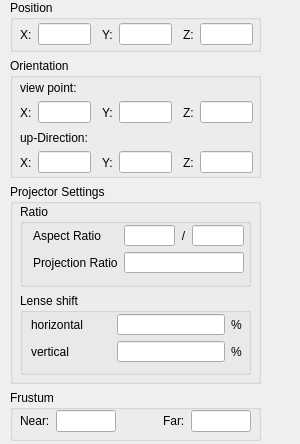
            <widget class="QWidget" name="pageProj">
             <property name="geometry">
              <rect>
               <x>0</x>
               <y>0</y>
               <width>300</width>
               <height>444</height>
              </rect>
             </property>
             <attribute name="label">
              <string>Projector</string>
             </attribute>
             <widget class="QWidget" name="layoutWidget_3">
              <property name="geometry">
               <rect>
                <x>10</x>
                <y>0</y>
                <width>251</width>
                <height>441</height>
               </rect>
              </property>
              <layout class="QVBoxLayout" name="verticalLayout_2">
               <item>
                <widget class="QGroupBox" name="groupBox_4">
                 <property name="minimumSize">
                  <size>
                   <width>0</width>
                   <height>50</height>
                  </size>
                 </property>
                 <property name="title">
                  <string>Position</string>
                 </property>
                 <widget class="QWidget" name="layout9">
                  <property name="geometry">
                   <rect>
                    <x>10</x>
                    <y>20</y>
                    <width>233</width>
                    <height>29</height>
                   </rect>
                  </property>
                  <layout class="QHBoxLayout" name="_5">
                   <item>
                    <widget class="QLabel" name="txtLableX_3">
                     <property name="text">
                      <string>X:</string>
                     </property>
                     <property name="wordWrap">
                      <bool>false</bool>
                     </property>
                    </widget>
                   </item>
                   <item>
                    <widget class="QLineEdit" name="edtProjPosX">
                     <property name="sizePolicy">
                      <sizepolicy hsizetype="Preferred" vsizetype="Fixed">
                       <horstretch>0</horstretch>
                       <verstretch>0</verstretch>
                      </sizepolicy>
                     </property>
                     <property name="minimumSize">
                      <size>
                       <width>40</width>
                       <height>0</height>
                      </size>
                     </property>
                     <property name="toolTip">
                      <string>x-position</string>
                     </property>
                     <property name="inputMask">
                      <string comment="nur double-Werte mit Vorzeichen"/>
                     </property>
                     <property name="text">
                      <string/>
                     </property>
                    </widget>
                   </item>
                   <item>
                    <spacer name="spacer4_3_2_2">
                     <property name="orientation">
                      <enum>Qt::Horizontal</enum>
                     </property>
                     <property name="sizeType">
                      <enum>QSizePolicy::Minimum</enum>
                     </property>
                     <property name="sizeHint" stdset="0">
                      <size>
                       <width>5</width>
                       <height>20</height>
                      </size>
                     </property>
                    </spacer>
                   </item>
                   <item>
                    <widget class="QLabel" name="txtLableY_3">
                     <property name="text">
                      <string>Y:</string>
                     </property>
                     <property name="wordWrap">
                      <bool>false</bool>
                     </property>
                    </widget>
                   </item>
                   <item>
                    <widget class="QLineEdit" name="edtProjPosY">
                     <property name="sizePolicy">
                      <sizepolicy hsizetype="Preferred" vsizetype="Fixed">
                       <horstretch>0</horstretch>
                       <verstretch>0</verstretch>
                      </sizepolicy>
                     </property>
                     <property name="minimumSize">
                      <size>
                       <width>40</width>
                       <height>0</height>
                      </size>
                     </property>
                     <property name="toolTip">
                      <string>y-position</string>
                     </property>
                     <property name="inputMask">
                      <string/>
                     </property>
                    </widget>
                   </item>
                   <item>
                    <spacer name="spacer4_3_2_3">
                     <property name="orientation">
                      <enum>Qt::Horizontal</enum>
                     </property>
                     <property name="sizeType">
                      <enum>QSizePolicy::Minimum</enum>
                     </property>
                     <property name="sizeHint" stdset="0">
                      <size>
                       <width>5</width>
                       <height>20</height>
                      </size>
                     </property>
                    </spacer>
                   </item>
                   <item>
                    <widget class="QLabel" name="txtLableZ_3">
                     <property name="text">
                      <string>Z:</string>
                     </property>
                     <property name="wordWrap">
                      <bool>false</bool>
                     </property>
                    </widget>
                   </item>
                   <item>
                    <widget class="QLineEdit" name="edtProjPosZ">
                     <property name="sizePolicy">
                      <sizepolicy hsizetype="Preferred" vsizetype="Fixed">
                       <horstretch>0</horstretch>
                       <verstretch>0</verstretch>
                      </sizepolicy>
                     </property>
                     <property name="minimumSize">
                      <size>
                       <width>40</width>
                       <height>0</height>
                      </size>
                     </property>
                     <property name="toolTip">
                      <string>z-position</string>
                     </property>
                     <property name="inputMask">
                      <string/>
                     </property>
                    </widget>
                   </item>
                  </layout>
                 </widget>
                </widget>
               </item>
               <item>
                <widget class="QGroupBox" name="groupBox_5">
                 <property name="minimumSize">
                  <size>
                   <width>0</width>
                   <height>120</height>
                  </size>
                 </property>
                 <property name="title">
                  <string>Orientation</string>
                 </property>
                 <widget class="QWidget" name="layout11">
                  <property name="geometry">
                   <rect>
                    <x>10</x>
                    <y>40</y>
                    <width>233</width>
                    <height>29</height>
                   </rect>
                  </property>
                  <layout class="QHBoxLayout" name="_6">
                   <item>
                    <widget class="QLabel" name="txtLableX_2_2_2">
                     <property name="text">
                      <string>X:</string>
                     </property>
                     <property name="wordWrap">
                      <bool>false</bool>
                     </property>
                    </widget>
                   </item>
                   <item>
                    <widget class="QLineEdit" name="edtProjOriX">
                     <property name="sizePolicy">
                      <sizepolicy hsizetype="Preferred" vsizetype="Fixed">
                       <horstretch>0</horstretch>
                       <verstretch>0</verstretch>
                      </sizepolicy>
                     </property>
                     <property name="minimumSize">
                      <size>
                       <width>40</width>
                       <height>0</height>
                      </size>
                     </property>
                     <property name="toolTip">
                      <string>x-koord of view point</string>
                     </property>
                     <property name="inputMask">
                      <string/>
                     </property>
                     <property name="text">
                      <string/>
                     </property>
                    </widget>
                   </item>
                   <item>
                    <spacer name="spacer4_3_2_2_4">
                     <property name="orientation">
                      <enum>Qt::Horizontal</enum>
                     </property>
                     <property name="sizeType">
                      <enum>QSizePolicy::Minimum</enum>
                     </property>
                     <property name="sizeHint" stdset="0">
                      <size>
                       <width>5</width>
                       <height>20</height>
                      </size>
                     </property>
                    </spacer>
                   </item>
                   <item>
                    <widget class="QLabel" name="txtLableY_2_2_2">
                     <property name="text">
                      <string>Y:</string>
                     </property>
                     <property name="wordWrap">
                      <bool>false</bool>
                     </property>
                    </widget>
                   </item>
                   <item>
                    <widget class="QLineEdit" name="edtProjOriY">
                     <property name="sizePolicy">
                      <sizepolicy hsizetype="Preferred" vsizetype="Fixed">
                       <horstretch>0</horstretch>
                       <verstretch>0</verstretch>
                      </sizepolicy>
                     </property>
                     <property name="minimumSize">
                      <size>
                       <width>40</width>
                       <height>0</height>
                      </size>
                     </property>
                     <property name="toolTip">
                      <string>y-koord of view point</string>
                     </property>
                     <property name="inputMask">
                      <string/>
                     </property>
                    </widget>
                   </item>
                   <item>
                    <spacer name="spacer4_3_2_2_5">
                     <property name="orientation">
                      <enum>Qt::Horizontal</enum>
                     </property>
                     <property name="sizeType">
                      <enum>QSizePolicy::Minimum</enum>
                     </property>
                     <property name="sizeHint" stdset="0">
                      <size>
                       <width>5</width>
                       <height>20</height>
                      </size>
                     </property>
                    </spacer>
                   </item>
                   <item>
                    <widget class="QLabel" name="txtLableZ_2_2_2">
                     <property name="text">
                      <string>Z:</string>
                     </property>
                     <property name="wordWrap">
                      <bool>false</bool>
                     </property>
                    </widget>
                   </item>
                   <item>
                    <widget class="QLineEdit" name="edtProjOriZ">
                     <property name="sizePolicy">
                      <sizepolicy hsizetype="Preferred" vsizetype="Fixed">
                       <horstretch>0</horstretch>
                       <verstretch>0</verstretch>
                      </sizepolicy>
                     </property>
                     <property name="minimumSize">
                      <size>
                       <width>40</width>
                       <height>0</height>
                      </size>
                     </property>
                     <property name="toolTip">
                      <string>z-koord of view point</string>
                     </property>
                     <property name="inputMask">
                      <string/>
                     </property>
                    </widget>
                   </item>
                  </layout>
                 </widget>
                 <widget class="QLabel" name="textLabel2">
                  <property name="geometry">
                   <rect>
                    <x>10</x>
                    <y>20</y>
                    <width>80</width>
                    <height>20</height>
                   </rect>
                  </property>
                  <property name="text">
                   <string>view point:</string>
                  </property>
                  <property name="wordWrap">
                   <bool>false</bool>
                  </property>
                 </widget>
                 <widget class="QWidget" name="layout11_2">
                  <property name="geometry">
                   <rect>
                    <x>10</x>
                    <y>90</y>
                    <width>233</width>
                    <height>29</height>
                   </rect>
                  </property>
                  <layout class="QHBoxLayout" name="_7">
                   <item>
                    <widget class="QLabel" name="txtLableX_2_2_2_2">
                     <property name="text">
                      <string>X:</string>
                     </property>
                     <property name="wordWrap">
                      <bool>false</bool>
                     </property>
                    </widget>
                   </item>
                   <item>
                    <widget class="QLineEdit" name="edtProjRotX">
                     <property name="sizePolicy">
                      <sizepolicy hsizetype="Preferred" vsizetype="Fixed">
                       <horstretch>0</horstretch>
                       <verstretch>0</verstretch>
                      </sizepolicy>
                     </property>
                     <property name="minimumSize">
                      <size>
                       <width>40</width>
                       <height>0</height>
                      </size>
                     </property>
                     <property name="toolTip">
                      <string>x-rotation in degree</string>
                     </property>
                     <property name="inputMask">
                      <string/>
                     </property>
                     <property name="text">
                      <string/>
                     </property>
                    </widget>
                   </item>
                   <item>
                    <spacer name="spacer4_3_2_2_4_2">
                     <property name="orientation">
                      <enum>Qt::Horizontal</enum>
                     </property>
                     <property name="sizeType">
                      <enum>QSizePolicy::Minimum</enum>
                     </property>
                     <property name="sizeHint" stdset="0">
                      <size>
                       <width>5</width>
                       <height>20</height>
                      </size>
                     </property>
                    </spacer>
                   </item>
                   <item>
                    <widget class="QLabel" name="txtLableY_2_2_2_2">
                     <property name="text">
                      <string>Y:</string>
                     </property>
                     <property name="wordWrap">
                      <bool>false</bool>
                     </property>
                    </widget>
                   </item>
                   <item>
                    <widget class="QLineEdit" name="edtProjRotY">
                     <property name="sizePolicy">
                      <sizepolicy hsizetype="Preferred" vsizetype="Fixed">
                       <horstretch>0</horstretch>
                       <verstretch>0</verstretch>
                      </sizepolicy>
                     </property>
                     <property name="minimumSize">
                      <size>
                       <width>40</width>
                       <height>0</height>
                      </size>
                     </property>
                     <property name="toolTip">
                      <string>y-rotation in degree</string>
                     </property>
                     <property name="inputMask">
                      <string/>
                     </property>
                    </widget>
                   </item>
                   <item>
                    <spacer name="spacer4_3_2_2_5_2">
                     <property name="orientation">
                      <enum>Qt::Horizontal</enum>
                     </property>
                     <property name="sizeType">
                      <enum>QSizePolicy::Minimum</enum>
                     </property>
                     <property name="sizeHint" stdset="0">
                      <size>
                       <width>5</width>
                       <height>20</height>
                      </size>
                     </property>
                    </spacer>
                   </item>
                   <item>
                    <widget class="QLabel" name="txtLableZ_2_2_2_2">
                     <property name="text">
                      <string>Z:</string>
                     </property>
                     <property name="wordWrap">
                      <bool>false</bool>
                     </property>
                    </widget>
                   </item>
                   <item>
                    <widget class="QLineEdit" name="edtProjRotZ">
                     <property name="sizePolicy">
                      <sizepolicy hsizetype="Preferred" vsizetype="Fixed">
                       <horstretch>0</horstretch>
                       <verstretch>0</verstretch>
                      </sizepolicy>
                     </property>
                     <property name="minimumSize">
                      <size>
                       <width>40</width>
                       <height>0</height>
                      </size>
                     </property>
                     <property name="toolTip">
                      <string>z-rotation in degree</string>
                     </property>
                     <property name="inputMask">
                      <string/>
                     </property>
                    </widget>
                   </item>
                  </layout>
                 </widget>
                 <widget class="QLabel" name="textLabel2_2">
                  <property name="geometry">
                   <rect>
                    <x>10</x>
                    <y>70</y>
                    <width>71</width>
                    <height>20</height>
                   </rect>
                  </property>
                  <property name="text">
                   <string>up-Direction:</string>
                  </property>
                  <property name="wordWrap">
                   <bool>false</bool>
                  </property>
                 </widget>
                </widget>
               </item>
               <item>
                <widget class="QGroupBox" name="groupBox_6">
                 <property name="minimumSize">
                  <size>
                   <width>0</width>
                   <height>200</height>
                  </size>
                 </property>
                 <property name="title">
                  <string>Projector Settings</string>
                 </property>
                 <widget class="QWidget" name="layoutWidget_4">
                  <property name="geometry">
                   <rect>
                    <x>10</x>
                    <y>20</y>
                    <width>231</width>
                    <height>171</height>
                   </rect>
                  </property>
                  <layout class="QVBoxLayout" name="verticalLayout_4">
                   <item>
                    <widget class="QGroupBox" name="groupBox_7">
                     <property name="title">
                      <string>Ratio</string>
                     </property>
                     <widget class="QWidget" name="layoutWidget_5">
                      <property name="geometry">
                       <rect>
                        <x>13</x>
                        <y>21</y>
                        <width>211</width>
                        <height>48</height>
                       </rect>
                      </property>
                      <layout class="QGridLayout" name="gridLayout">
                       <item row="0" column="0">
                        <widget class="QLabel" name="textLabel2_3">
                         <property name="minimumSize">
                          <size>
                           <width>80</width>
                           <height>0</height>
                          </size>
                         </property>
                         <property name="text">
                          <string>Aspect Ratio</string>
                         </property>
                         <property name="wordWrap">
                          <bool>false</bool>
                         </property>
                        </widget>
                       </item>
                       <item row="0" column="1">
                        <widget class="QLineEdit" name="edtProjARw">
                         <property name="sizePolicy">
                          <sizepolicy hsizetype="Preferred" vsizetype="Fixed">
                           <horstretch>0</horstretch>
                           <verstretch>0</verstretch>
                          </sizepolicy>
                         </property>
                         <property name="minimumSize">
                          <size>
                           <width>40</width>
                           <height>0</height>
                          </size>
                         </property>
                         <property name="toolTip">
                          <string>Aspect Ratio (ProjWidth/ProjHeight)</string>
                         </property>
                        </widget>
                       </item>
                       <item row="0" column="2">
                        <widget class="QLabel" name="label">
                         <property name="text">
                          <string>/</string>
                         </property>
                         <property name="alignment">
                          <set>Qt::AlignCenter</set>
                         </property>
                        </widget>
                       </item>
                       <item row="0" column="3">
                        <widget class="QLineEdit" name="edtProjARh">
                         <property name="sizePolicy">
                          <sizepolicy hsizetype="Preferred" vsizetype="Fixed">
                           <horstretch>0</horstretch>
                           <verstretch>0</verstretch>
                          </sizepolicy>
                         </property>
                         <property name="minimumSize">
                          <size>
                           <width>40</width>
                           <height>0</height>
                          </size>
                         </property>
                         <property name="toolTip">
                          <string>Aspect Ratio (ProjWidth/ProjHeight)</string>
                         </property>
                        </widget>
                       </item>
                       <item row="1" column="0">
                        <widget class="QLabel" name="textLabel2_3_2">
                         <property name="text">
                          <string>Projection Ratio</string>
                         </property>
                         <property name="wordWrap">
                          <bool>false</bool>
                         </property>
                        </widget>
                       </item>
                       <item row="1" column="1" colspan="3">
                        <widget class="QLineEdit" name="edtProjPR">
                         <property name="sizePolicy">
                          <sizepolicy hsizetype="Preferred" vsizetype="Fixed">
                           <horstretch>0</horstretch>
                           <verstretch>0</verstretch>
                          </sizepolicy>
                         </property>
                         <property name="minimumSize">
                          <size>
                           <width>40</width>
                           <height>0</height>
                          </size>
                         </property>
                         <property name="toolTip">
                          <string>Projection Ratio (Distance/ProjectionSize)</string>
                         </property>
                        </widget>
                       </item>
                      </layout>
                     </widget>
                    </widget>
                   </item>
                   <item>
                    <widget class="QGroupBox" name="groupBox_8">
                     <property name="title">
                      <string>Lense shift</string>
                     </property>
                     <widget class="QWidget" name="layoutWidget_6">
                      <property name="geometry">
                       <rect>
                        <x>11</x>
                        <y>21</y>
                        <width>211</width>
                        <height>48</height>
                       </rect>
                      </property>
                      <layout class="QGridLayout" name="gridLayout_2">
                       <item row="0" column="0">
                        <widget class="QLabel" name="textLabel2_3_2_2_2_2">
                         <property name="minimumSize">
                          <size>
                           <width>80</width>
                           <height>0</height>
                          </size>
                         </property>
                         <property name="text">
                          <string>horizontal</string>
                         </property>
                         <property name="wordWrap">
                          <bool>false</bool>
                         </property>
                        </widget>
                       </item>
                       <item row="0" column="1">
                        <widget class="QLineEdit" name="edtProjLsH">
                         <property name="sizePolicy">
                          <sizepolicy hsizetype="Preferred" vsizetype="Fixed">
                           <horstretch>0</horstretch>
                           <verstretch>0</verstretch>
                          </sizepolicy>
                         </property>
                         <property name="minimumSize">
                          <size>
                           <width>40</width>
                           <height>0</height>
                          </size>
                         </property>
                         <property name="toolTip">
                          <string>Horizontal lens shift in percent of the projection width</string>
                         </property>
                        </widget>
                       </item>
                       <item row="0" column="2">
                        <widget class="QLabel" name="textLabel3">
                         <property name="text">
                          <string>%</string>
                         </property>
                         <property name="wordWrap">
                          <bool>false</bool>
                         </property>
                        </widget>
                       </item>
                       <item row="1" column="0">
                        <widget class="QLabel" name="textLabel2_3_2_2_2_2_2">
                         <property name="text">
                          <string>vertical</string>
                         </property>
                         <property name="wordWrap">
                          <bool>false</bool>
                         </property>
                        </widget>
                       </item>
                       <item row="1" column="1">
                        <widget class="QLineEdit" name="edtProjLsV">
                         <property name="sizePolicy">
                          <sizepolicy hsizetype="Preferred" vsizetype="Fixed">
                           <horstretch>0</horstretch>
                           <verstretch>0</verstretch>
                          </sizepolicy>
                         </property>
                         <property name="minimumSize">
                          <size>
                           <width>40</width>
                           <height>0</height>
                          </size>
                         </property>
                         <property name="toolTip">
                          <string>Vertical lens shift in percent of the projection height</string>
                         </property>
                        </widget>
                       </item>
                       <item row="1" column="2">
                        <widget class="QLabel" name="textLabel3_2">
                         <property name="text">
                          <string>%</string>
                         </property>
                         <property name="wordWrap">
                          <bool>false</bool>
                         </property>
                        </widget>
                       </item>
                      </layout>
                     </widget>
                    </widget>
                   </item>
                  </layout>
                 </widget>
                </widget>
               </item>
               <item>
                <widget class="QGroupBox" name="groupBox_9">
                 <property name="minimumSize">
                  <size>
                   <width>0</width>
                   <height>50</height>
                  </size>
                 </property>
                 <property name="title">
                  <string>Frustum</string>
                 </property>
                 <widget class="QWidget" name="layoutWidget">
                  <property name="geometry">
                   <rect>
                    <x>10</x>
                    <y>20</y>
                    <width>231</width>
                    <height>22</height>
                   </rect>
                  </property>
                  <layout class="QHBoxLayout" name="horizontalLayout">
                   <item>
                    <widget class="QLabel" name="textLabel2_3_2_2">
                     <property name="minimumSize">
                      <size>
                       <width>0</width>
                       <height>0</height>
                      </size>
                     </property>
                     <property name="text">
                      <string>Near:</string>
                     </property>
                     <property name="wordWrap">
                      <bool>false</bool>
                     </property>
                    </widget>
                   </item>
                   <item>
                    <widget class="QLineEdit" name="edtProjNear">
                     <property name="sizePolicy">
                      <sizepolicy hsizetype="Preferred" vsizetype="Fixed">
                       <horstretch>0</horstretch>
                       <verstretch>0</verstretch>
                      </sizepolicy>
                     </property>
                     <property name="minimumSize">
                      <size>
                       <width>40</width>
                       <height>0</height>
                      </size>
                     </property>
                     <property name="toolTip">
                      <string>Near clipping plane of the projection frustum</string>
                     </property>
                    </widget>
                   </item>
                   <item>
                    <spacer name="horizontalSpacer">
                     <property name="orientation">
                      <enum>Qt::Horizontal</enum>
                     </property>
                     <property name="sizeHint" stdset="0">
                      <size>
                       <width>90</width>
                       <height>20</height>
                      </size>
                     </property>
                    </spacer>
                   </item>
                   <item>
                    <widget class="QLabel" name="textLabel2_3_2_2_2">
                     <property name="text">
                      <string>Far:</string>
                     </property>
                     <property name="wordWrap">
                      <bool>false</bool>
                     </property>
                    </widget>
                   </item>
                   <item>
                    <widget class="QLineEdit" name="edtProjFar">
                     <property name="sizePolicy">
                      <sizepolicy hsizetype="Preferred" vsizetype="Fixed">
                       <horstretch>0</horstretch>
                       <verstretch>0</verstretch>
                      </sizepolicy>
                     </property>
                     <property name="minimumSize">
                      <size>
                       <width>40</width>
                       <height>0</height>
                      </size>
                     </property>
                     <property name="toolTip">
                      <string>Far clipping plane of the projection frustum</string>
                     </property>
                    </widget>
                   </item>
                  </layout>
                 </widget>
                </widget>
               </item>
              </layout>
             </widget>
            </widget>
